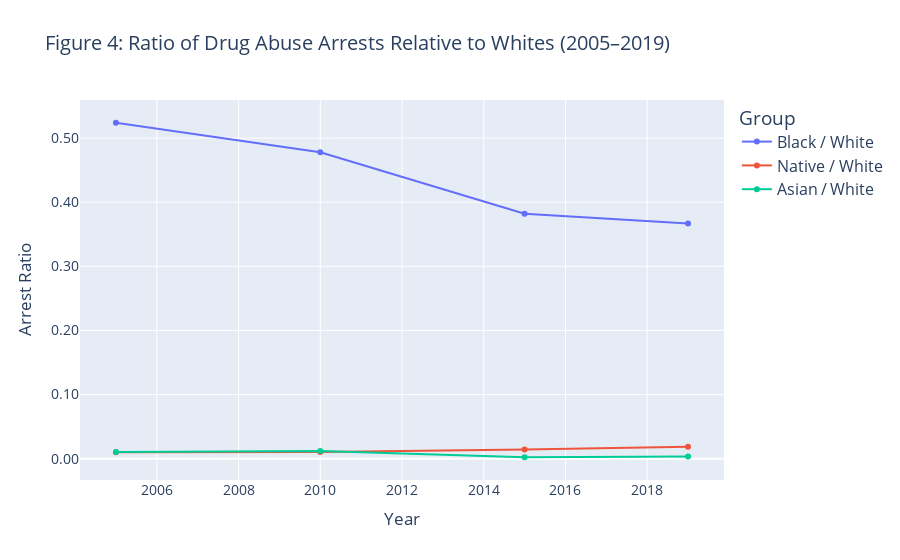

This figure's notebook cell:
### Markdown cell above
Figure 3 presents these four groups in a hierarchical manner to visually illustrate the composition of the total number of arrests each year. Although the total number of arrests rose from approximately 1.2 million in 2005 to a peak of approximately 1.5 million in 2015, the proportions of each race in the "pie chart" changed very little. White Americans consistently occupied about seven-tenths of the volume; Blacks account for approximately 30% of the total population and this proportion continues to decline; and the combined proportion of Native Americans/Asians remained below 2%. This visual presentation powerfully demonstrates the fact that, despite the numerous eye-catching remarks about the focus of new opioid drug prosecutions, the overall law enforcement framework has not truly achieved diversity - the old patterns targeting Black and Brown communities still exist, while new law enforcement actions targeting white suburbs are also continuing.

**Arrest Ratio**

### Code cell
df = pd.read_csv("../data/processed/cleaned_table43_drug_abuse.csv")

df["Black_to_White"]    = df["Black"]    / df["White"]
df["Native_to_White"]   = df["Native"]   / df["White"]
df["AsianPI_to_White"]  = df["Asian_PI"] / df["White"]

ratio_df = df.melt(
    id_vars="Year",
    value_vars=["Black_to_White", "Native_to_White", "AsianPI_to_White"],
    var_name="Group",
    value_name="Ratio"
)
ratio_df["Group"] = ratio_df["Group"].map({
    "Black_to_White": "Black / White",
    "Native_to_White": "Native / White",
    "AsianPI_to_White": "Asian / White"
})

fig4 = px.line(
    ratio_df,
    x="Year",
    y="Ratio",
    color="Group",
    markers=True,
    title="Figure 4: Ratio of Drug Abuse Arrests Relative to Whites (2005–2019)",
    labels={"Ratio":"Arrest Ratio","Year":"Year"}
)
fig4.update_layout(
    font=dict(size=14),          
    title_font_size=20,          
    legend_font_size=16          
)
fig4.update_yaxes(tickformat=".2f")
fig4.show()

### Figure 1 — Plotly figure (JSON) as saved in the notebook; plotly's stock layout.template omitted (floating-point values rounded to 4 significant figures)
{"data": [{"hovertemplate": "Group=Black / White<br>Year=%{x}<br>Arrest Ratio=%{y}<extra></extra>", "legendgroup": "Black / White", "line": {"color": "#636efa", "dash": "solid"}, "marker": {"symbol": "circle"}, "mode": "lines+markers", "name": "Black / White", "orientation": "v", "showlegend": true, "type": "scatter", "x": [2005, 2010, 2015, 2019], "xaxis": "x", "y": [0.5239, 0.4778, 0.3821, 0.3668], "yaxis": "y"}, {"hovertemplate": "Group=Native / White<br>Year=%{x}<br>Arrest Ratio=%{y}<extra></extra>", "legendgroup": "Native / White", "line": {"color": "#EF553B", "dash": "solid"}, "marker": {"symbol": "circle"}, "mode": "lines+markers", "name": "Native / White", "orientation": "v", "showlegend": true, "type": "scatter", "x": [2005, 2010, 2015, 2019], "xaxis": "x", "y": [0.009981, 0.01035, 0.01458, 0.01883], "yaxis": "y"}, {"hovertemplate": "Group=Asian / White<br>Year=%{x}<br>Arrest Ratio=%{y}<extra></extra>", "legendgroup": "Asian / White", "line": {"color": "#00cc96", "dash": "solid"}, "marker": {"symbol": "circle"}, "mode": "lines+markers", "name": "Asian / White", "orientation": "v", "showlegend": true, "type": "scatter", "x": [2005, 2010, 2015, 2019], "xaxis": "x", "y": [0.01066, 0.0122, 0.002299, 0.003475], "yaxis": "y"}], "layout": {"autosize": true, "font": {"size": 14}, "legend": {"font": {"size": 16}, "title": {"text": "Group"}, "tracegroupgap": 0}, "title": {"font": {"size": 20}, "text": "Figure 4: Ratio of Drug Abuse Arrests Relative to Whites (2005–2019)"}, "xaxis": {"anchor": "y", "autorange": true, "domain": [0, 1], "range": [2004.0, 2020.0], "title": {"text": "Year"}, "type": "linear"}, "yaxis": {"anchor": "x", "autorange": true, "domain": [0, 1], "range": [-0.04074, 0.5669], "tickformat": ".2f", "title": {"text": "Arrest Ratio"}, "type": "linear"}}}
